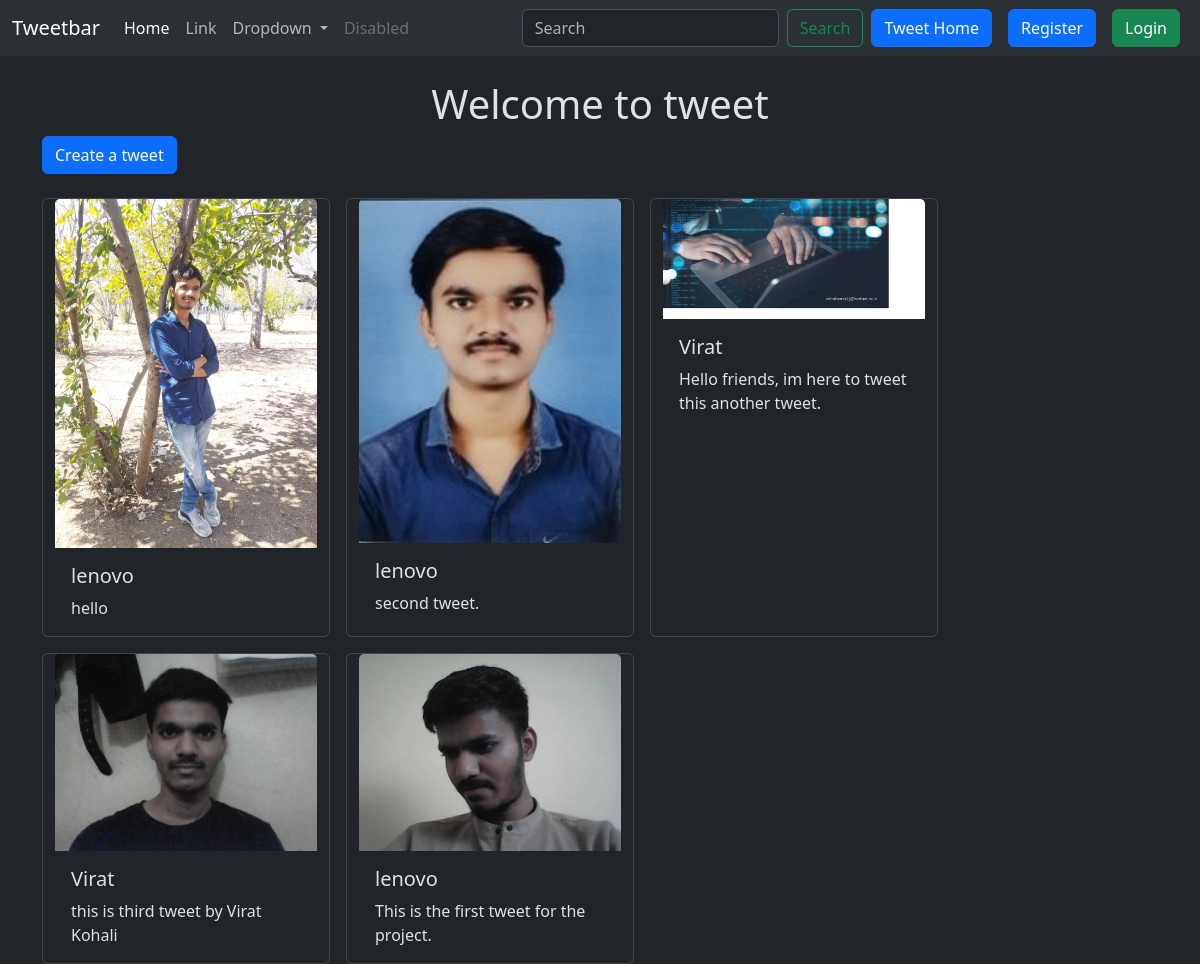
Screenshot of /tweet/ with the database file from the repository.
### tweet/models.py (models this page shows, shortened)
class Tweet(models.Model):
    user = models.ForeignKey(User, on_delete=models.CASCADE)
    text = models.TextField(max_length=220)
    photo = models.ImageField(upload_to='photos/', blank=True, null=True)
    created_at = models.DateTimeField(auto_now_add=True)
    updated_at = models.DateTimeField(auto_now = True)

### tweet/views.py (the view)
def tweet_list(request):
    tweets = Tweet.objects.all().order_by('-created_at')
    return render(request, 'tweet_list.html', {'tweets':tweets})

### tweet/templates/tweet_list.html (shortened to what this page needs)
{% extends "layout.html" %}
{% block content %}
<h1 class="text-center mt-4">Welcome to tweet</h1>
<a class='btn btn-primary mb-4' href="{% url 'tweet_create' %}">
    Create a tweet
</a>
<div class="container row gap-3">
    {% for tweet in tweets %}
    <div class="card" style="width: 18rem;">
        <img src="{{ tweet.photo.url }}" class="card-img-top" alt="...">
        <div class="card-body">
          <h5 class="card-title">{{ tweet.user.username}}</h5>
          <p class="card-text">{{tweet.text}}</p>
        </div>
      </div>
    {% endfor %}
</div>
{% endblock %}

### templates/layout.html (shortened to what this page needs)
{% load static %}
<!DOCTYPE html>
<html lang="en" data-bs-theme="dark">
<head>
    <link href="https://cdn.jsdelivr.net/npm/bootstrap@5.3.3/dist/css/bootstrap.min.css" rel="stylesheet">
</head>
<body>
    <nav class="navbar navbar-expand-lg bg-body-tertiary">
        <div class="container-fluid">
          <a class="navbar-brand" href="#">Tweetbar</a>
          <div class="collapse navbar-collapse" id="navbarSupportedContent">
            <ul class="navbar-nav me-auto mb-2 mb-lg-0">
              <li class="nav-item">
                <a class="nav-link active" aria-current="page" href="#">Home</a>
              </li>
              <li class="nav-item">
                <a class="nav-link" href="#">Link</a>
              </li>
              <li class="nav-item dropdown">
                <a class="nav-link dropdown-toggle" href="#" role="button" data-bs-toggle="dropdown" aria-expanded="false">
                  Dropdown
                </a>
              </li>
              <li class="nav-item">
                <a class="nav-link disabled" aria-disabled="true">Disabled</a>
              </li>
            </ul>
            <form class="d-flex" role="search">
              <input class="form-control me-2" type="search" placeholder="Search" aria-label="Search">
              <button class="btn btn-outline-success" type="submit">Search</button>
            </form>
            <a href="{% url 'tweet_list' %}" class="btn btn-primary mx-2">Tweet Home</a>
            {% if user.is_authenticated %}
            <form action="{%url 'logout' %}" method="post">
              {% csrf_token %}
              <button class="btn btn-danger" type="submit">Logout</button>
            </form>
            {% else %}
            <a href="{% url 'register' %}" class="btn btn-primary mx-2">Register</a>
            <a href="{% url 'login' %}" class="btn btn-success mx-2">Login</a>
            {% endif %}
          </div>
        </div>
      </nav>
    <div class="container">
        {% block content %}
        {% endblock %}
    </div>
</body>
</html>

### rows the page displays
Tweet: photo (picture), user.username "lenovo", text "hello"
Tweet: photo (picture), user.username "lenovo", text "second tweet."
Tweet: photo (picture), user.username "Virat", text "Hello friends, im here to tweet this another tweet."
Tweet: photo (picture), user.username "Virat", text "this is third tweet by Virat Kohali"
Tweet: photo (picture), user.username "lenovo", text "This is the first tweet for the project."
